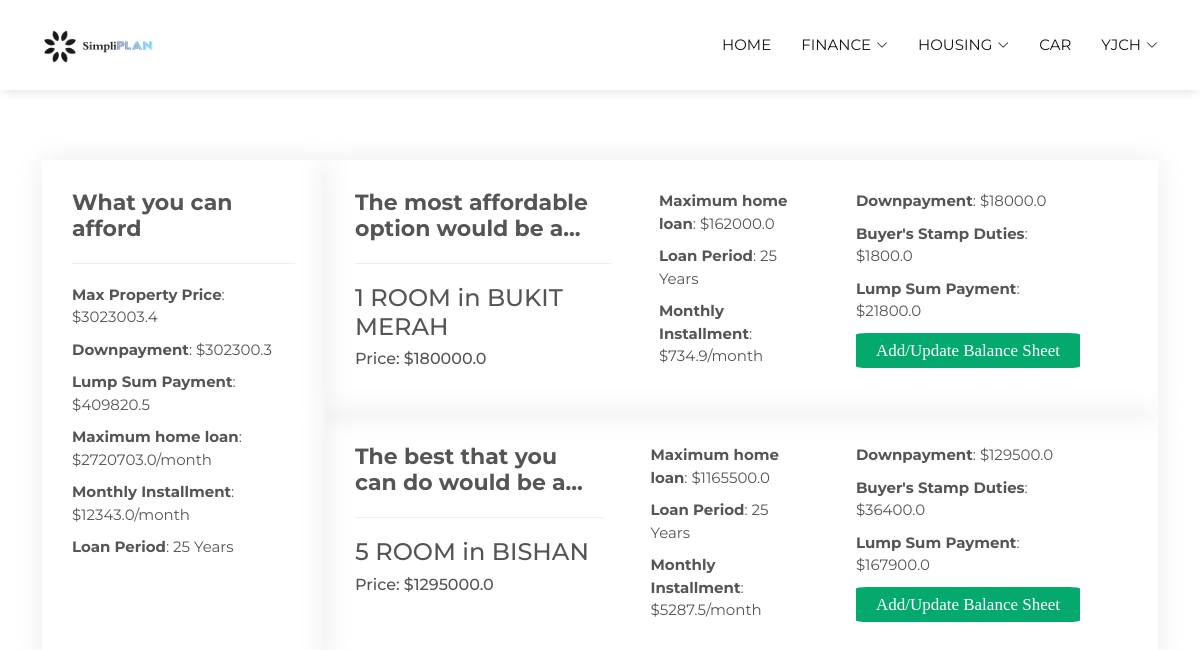
The page /house/costBreakdown/ (signed in) on the database its author committed.
### House/models.py (models this page shows)
class ResaleFlatPrice(models.Model):
    location = models.CharField(max_length=32)
    flatType = models.CharField(max_length=32)
    propertyPrice = models.FloatField()
    housingCalculateMgr = HousingCalculateMgr()

### House/views.py (the view)
# urls.py: path('house/costBreakdown/', views.costBreakdown_view, name='costBreakdown'),
def costBreakdown_view(request):
    if request.session.has_key('username'):
        username = request.session['username']
        if Information.objects.filter(user=username).exists():
            firstTime = False
        else:
            firstTime = True
        user = User.user.get(username=username)
        try:
            user.housinguserdata
            financeMgr = FinanceMgr(user)
            if(request.POST):
                try:
                    user.information
                    financeMgr = FinanceMgr(user)
                    if(user.information.debt_set.all().filter(debtName="House").exists()):
                        financeMgr.updateDebt(user.information.debt_set.all().filter(debtName="House")[0].id,
                                              "House",  request.POST.get("price"), request.POST.get("repayment"), 0.026)
                    else:
                        financeMgr.createDebt("House", request.POST.get("price"),
                                              request.POST.get("repayment"), 0.026)
                    if(user.information.asset_set.all().filter(assetName="House").exists()):
                        financeMgr.updateAsset(user.information.asset_set.all().filter(assetName="House")[0].id,
                                               "House", request.POST.get("price"), 0)
                    else:
                        financeMgr.createAsset(
                            "House", request.POST.get("price"), 0)
                    return redirect("/finance/balanceSheet_Result/")
                except:
                    return redirect("/finance/questionaire/")
            else:
                userData = user.housinguserdata
                housingCalculate = HousingCalculate.housingCalculateMgr.retrieveHousingCalculateData(
                    userData)
                userData = HousingUserData.housingDataMgr.retrieveHousingData(
                    user)
                preferredPropertyType = userData['preferredPropertyType']
                preferredLocation = userData['preferredLocation']
                preferredPropertyType = userData['preferredPropertyType']
                preferredLocation = userData['preferredLocation']
                resaleList = []
                for i in preferredPropertyType:
                    for j in preferredLocation:
                        resaleList += ResaleFlatPrice.housingCalculateMgr.retrieveResaleFlatPrices(
                            j, i, housingCalculate['maxPropertyPrice'])
                resaleList = sorted(resaleList, key=lambda x: x[2])
                mostAffordable = resaleList[0]
                maxAffordable = resaleList[-1]
                suggestedProperties = []
                for i in [mostAffordable, maxAffordable]:
                    dictionary = {}
                    dictionary['location'] = i[0]
                    dictionary['type'] = i[1]
                    price = i[2]
                    dictionary['price'] = price
                    maxLTV = 0.90 * price
                    dictionary["maxLTV"] = maxLTV
                    interestRate_annual = 0.026
                    interestRate_monthly = 0.026 / 12
                    periods = 12 * 25  # Assume 25 years
                    dictionary['period'] = 25
                    monthlyInstallment = (maxLTV * (interestRate_monthly * (1 + interestRate_monthly) ** periods) /
                                          ((1 + interestRate_monthly) ** periods - 1))
                    dictionary['monthlyInstallment'] = round(
                        monthlyInstallment, 1)
                    downPayment = 0.10 * price
                    dictionary['downPayment'] = downPayment
                    if "4 ROOM" or "5 ROOM" or "EXECUTIVE" or "MULTI-GENERATION" in propertyTypes:
                        optionFee = 2000
                    elif "3 ROOM" in propertyTypes:
                        optionFee = 1000
                    else:
                        optionFee = 500
                    if price < 180000:
                        stampDuty = 0.01 * price
                    else:
                        stampDuty = 0.01 * 180000
                        remainingPropertyPrice = price - 180000
                        if(remainingPropertyPrice < 180000):
                            stampDuty += 0.02*remainingPropertyPrice
                        else:
                            stampDuty += 0.02*180000
                            remainingPropertyPrice -= 180000
                            if (remainingPropertyPrice < 640000):
                                stampDuty += 0.03 * remainingPropertyPrice
                            else:
                                stampDuty += 0.03 * 640000
                                remainingPropertyPrice -= 640000
                                stampDuty += 0.04 * remainingPropertyPrice
                    lumpSumPayment = downPayment + optionFee + stampDuty
                    dictionary['buyerStampDuties'] = stampDuty
                    dictionary['lumpSumPayment'] = downPayment + \
                        optionFee + stampDuty
                    suggestedProperties.append(dictionary)
                    for key, value in housingCalculate.items():
                        if (key != 'loanPeriod'):
                            housingCalculate[key] = round(value, 1)
                return render(request, "house/costBreakdown.html", {'mostAffordable': suggestedProperties[0], 'maxAffordable': suggestedProperties[1], 'housingCalculate': housingCalculate, 'username': username, "firstTime": firstTime})
        except:
            return redirect("/house/form/")
    else:
        return redirect('home')

### House/models.py (called while the page is built)
    def retrieveHousingData(self,user):
        housingUserData = self.get_queryset().filter(user=user)
        housingUserData = housingUserData[0]
        return {
            "user":housingUserData.user,
            "preferredPropertyType": housingUserData.preferredPropertyType,
            "estimatedMonthlySavings": housingUserData.estimatedMonthlySavings,
            "preferredLocation": housingUserData.preferredLocation
        }

    def retrieveHousingCalculateData(self, housingUserData):
        housingCalculate= self.get_queryset().filter(housingUserData=housingUserData)
        print(housingCalculate)
        housingCalculate = housingCalculate[0]
        return {
            "maxPropertyPrice": housingCalculate.maxPropertyPrice,
            "downPayment": housingCalculate.downPayment,
            "lumpSumPayment": housingCalculate.lumpSumPayment,
            "maxHomeLoan": housingCalculate.maxHomeLoan,
            "monthlyInstallment": housingCalculate.monthlyInstallment,
            "loanPeriod": housingCalculate.loanPeriod,
        }

    def retrieveResaleFlatPrices(self, preferredLocation, preferredPropertyType, maxPrice):
        query = self.get_queryset().filter(location = preferredLocation, flatType = preferredPropertyType, propertyPrice__lte = maxPrice)
        resaleFlatPriceList = []
        for i in query:
            resaleFlatPriceList.append([i.location, i.flatType, i.propertyPrice])
        return resaleFlatPriceList

### House/templates/house/costBreakdown.html (shortened to what this page needs)
{% extends "base.html" %}
{% load static %}
{% block content %}
    <section id="portfolio-details" class="portfolio-details">
      <div class="container">
        <div class="row gy-4 justify-content-center">
          <div class="d-flex flex-row justify-content-center">
            <div class="portfolio-info d-flex-column gap-5 w-49">
              <h3>What you can afford</h3>
              <ul>
                <li><strong>Max Property Price</strong>: ${{ housingCalculate.maxPropertyPrice }}</li>
                <li><strong>Downpayment</strong>: ${{ housingCalculate.downPayment }}</li>
                <li><strong>Lump Sum Payment</strong>: ${{ housingCalculate.lumpSumPayment }}</li>
                <li><strong>Maximum home loan</strong>: ${{ housingCalculate.maxHomeLoan }}/month</li>
                <li><strong>Monthly Installment</strong>: ${{ housingCalculate.monthlyInstallment }}/month</li>
                <li><strong>Loan Period</strong>: 25 Years</li>
              </ul>
            </div>
            <div class="column gy-4 justify-content-center">
              <div class="portfolio-info d-flex gap-5 w-100">
                <div class="d-flex-column w-20">
                  <h3>The most affordable option would be a...</h3>
                  <h4>{{ mostAffordable.type }} in  {{ mostAffordable.location }}</h4>
                  <h6>Price: ${{ mostAffordable.price }}</h6>
                </div>
                <ul>
                  <li><strong>Maximum home loan</strong>: ${{ mostAffordable.maxLTV }}</li>
                  <li><strong>Loan Period</strong>: 25 Years</li>
                  <li><strong>Monthly Installment</strong>: ${{ mostAffordable.monthlyInstallment }}/month</li>
                </ul>
                <ul>
                  <li><strong>Downpayment</strong>: ${{ mostAffordable.downPayment }}</li>
                  <li><strong>Buyer's Stamp Duties</strong>: ${{ mostAffordable.buyerStampDuties }}</li>
                  <li><strong>Lump Sum Payment</strong>: ${{ mostAffordable.lumpSumPayment }}</li>
                  <li><input class = "button" type="button" value="Add/Update Balance Sheet" onclick="addToDebt(1)"></li>
                </ul>
              </div>
              <div class="portfolio-info d-flex gap-5 w-100">
                <div class="d-flex-column w-20">
                  <h3>The best that you can do would be a...</h3>
                  <h4>{{ maxAffordable.type }} in  {{ maxAffordable.location }}</h4>
                  <h6>Price: ${{ maxAffordable.price }}</h6>
                </div>
                <ul>
                  <li><strong>Maximum home loan</strong>: ${{ maxAffordable.maxLTV }}</li>
                  <li><strong>Loan Period</strong>: 25 Years</li>
                  <li><strong>Monthly Installment</strong>: ${{ maxAffordable.monthlyInstallment }}/month</li>
                </ul>
                <ul>
                  <li><strong>Downpayment</strong>: ${{ maxAffordable.downPayment }}</li>
                  <li><strong>Buyer's Stamp Duties</strong>: ${{ maxAffordable.buyerStampDuties }}</li>
                  <li><strong>Lump Sum Payment</strong>: ${{ maxAffordable.lumpSumPayment }}</li>
                  <li><input class = "button" type="button" value="Add/Update Balance Sheet" onclick="addToDebt(2)"></li>
                </ul>
              </div>
            </div>
        </div>
      </div>
    </section>
<link rel="stylesheet" href="{% static 'styles.css' %}">
{% endblock %}

### assets/nav/assets/css/style.css (style rules this page uses)
body { font-family: "Open Sans", sans-serif; color: #555555; }
h1, h2, h3, h4, h5, h6 { font-family: "Montserrat", sans-serif; }
section { padding: 60px 0; overflow: hidden; }
.portfolio-details { padding-top: 40px; }
.portfolio-details .portfolio-info { padding: 30px; box-shadow: 0px 0 30px rgba(21, 21, 21, 0.08); }
.portfolio-details .portfolio-info h3 { font-size: 22px; font-weight: 700; margin-bottom: 20px; padding-bottom: 20px; border-bottom: 1px solid #eee; }
.portfolio-details .portfolio-info ul { list-style: none; padding: 0; font-size: 15px; }
.portfolio-details .portfolio-info ul li + li { margin-top: 10px; }
* { padding: 0; margin: 0; box-sizing: border-box; font-family: 'Montserrat', sans-serif }
.container { margin: 30px auto }

### House/templates/house/costBreakdown.html (style rules this page uses)
.button { background-color: #04AA6D; color: #ffffff; border: none; padding: 5px 20px; font-size: 17px; font-family: Raleway; cursor: pointer; border-radius: 5%; right: 0; bottom: 0; }

### rows shown on the page
ResaleFlatPrice: type "1 ROOM", location "BUKIT MERAH", price "180000.0"

### other values the page prints
{{ username }} "YJCH"
{{ housingCalculate.maxPropertyPrice }} "3023003.4"
{{ housingCalculate.downPayment }} "302300.3"
{{ housingCalculate.lumpSumPayment }} "409820.5"
{{ housingCalculate.maxHomeLoan }} "2720703.0"
{{ housingCalculate.monthlyInstallment }} "12343.0"
{{ mostAffordable.maxLTV }} "162000.0"
{{ mostAffordable.monthlyInstallment }} "734.9"
{{ mostAffordable.downPayment }} "18000.0"
{{ mostAffordable.buyerStampDuties }} "1800.0"
{{ mostAffordable.lumpSumPayment }} "21800.0"
{{ maxAffordable.maxLTV }} "1165500.0"
{{ maxAffordable.monthlyInstallment }} "5287.5"
{{ maxAffordable.downPayment }} "129500.0"
{{ maxAffordable.buyerStampDuties }} "36400.0"
